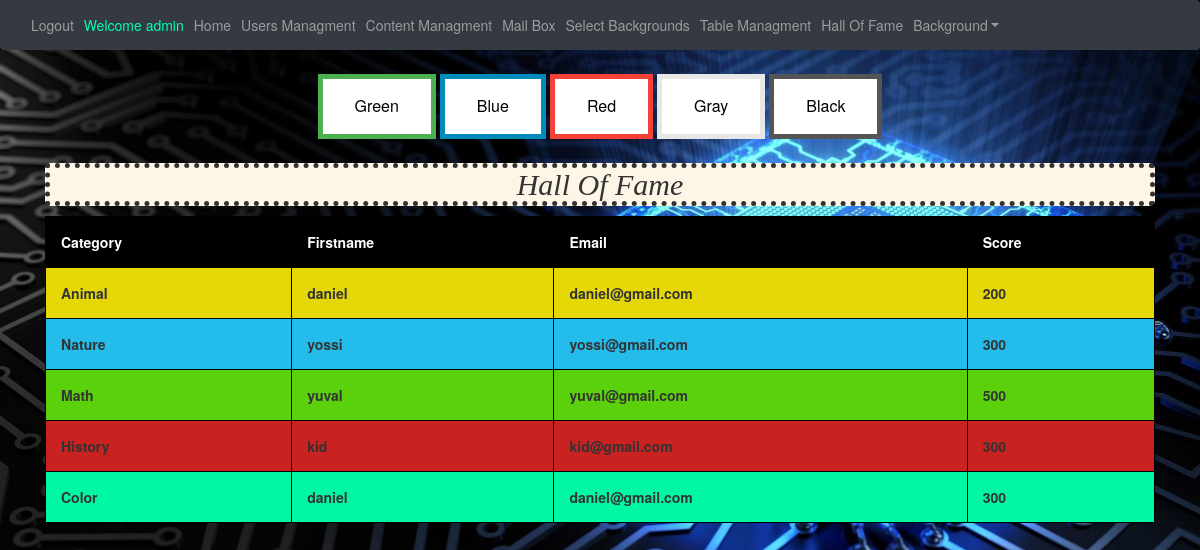
Page /hallOfFame (signed in) on the committed database.
### website/models.py (models this page shows)
class User(db.Model, UserMixin):
    id = db.Column(db.Integer, primary_key=True)
    email = db.Column(db.String(150), unique=True)
    password = db.Column(db.String(150))
    first_name = db.Column(db.String(150))
    auth = db.Column(db.String(50))
    background = db.Column(db.String(100))
    scores = db.relationship('Score')

class Score(db.Model):
    id = db.Column(db.Integer, primary_key=True)
    animal_score=db.Column(db.Integer,default=0)
    nature_score=db.Column(db.Integer,default=0)
    math_score=db.Column(db.Integer,default=0)
    history_score=db.Column(db.Integer,default=0)
    color_score=db.Column(db.Integer,default=0)
    user_id = db.Column(db.Integer, db.ForeignKey('user.id'))

### website/views.py (the view)
@views.route('/hallOfFame', methods=['GET', 'POST'])
@login_required
def hallOfFame():
    back=Background.query.all()
    users=User.query.filter_by(auth="kid").all()
    session["category"] = "Animal"
    animal_cat = "Animal"
    animal_users=SortByScore(users)
    animal_scores=getScores(animal_users)
    session["category"] = "Nature"
    nature_cat = "Nature"
    nature_users=SortByScore(users)
    nature_scores=getScores(nature_users)
    session["category"] = "Math"
    math_cat = "Math"
    math_users=SortByScore(users)
    math_scores=getScores(math_users)
    session["category"] = "History"
    history_cat = "History"
    history_users=SortByScore(users)
    history_scores=getScores(history_users)
    session["category"] = "Color"
    color_cat = "Color"
    color_users=SortByScore(users)
    color_scores=getScores(color_users)
    return render_template("hallOfFame.html",user=current_user, background=back, animal_user=animal_users[0], animal_score=animal_scores[0],
    nature_user=nature_users[0], nature_score=nature_scores[0], math_user=math_users[0], math_score=math_scores[0], history_user=history_users[0], history_score=history_scores[0],
     color_user=color_users[0], color_score=color_scores[0], animal_cat=animal_cat, nature_cat=nature_cat, math_cat=math_cat, history_cat=history_cat,
     color_cat=color_cat)

### website/__init__.py (called while the page is built)
def create_app():
    app = Flask(__name__)
    app.config['SECRET_KEY'] = 'hjshjhdjah kjshkjdhjs'
    app.config['SQLALCHEMY_DATABASE_URI'] = f'sqlite:///{DB_NAME}'
    db.init_app(app)
    from .views import views
    from .auth import auth
    app.register_blueprint(auth, url_prefix='/')
    app.register_blueprint(views, url_prefix='/')
    from .models import User
    create_database(app)
    login_manager = LoginManager()
    login_manager.login_view = 'auth.login'
    login_manager.init_app(app)
    @login_manager.user_loader
    def load_user(id):
        return User.query.get(int(id))
    return app

### website/views.py (called while the page is built)
def getScores(users):
    scores=[]
    if session["category"]=="Animal":
        for i in range(len(users)):
            scores.append(users[i].scores[0].animal_score)
    elif session["category"]=="Nature":
        for i in range(len(users)):
            scores.append(users[i].scores[0].nature_score)
    elif session["category"]=="Math":
        for i in range(len(users)):
            scores.append(users[i].scores[0].math_score)
    elif session["category"]=="History":
        for i in range(len(users)):
            scores.append(users[i].scores[0].history_score)
    elif session["category"]=="Color":
        for i in range(len(users)):
            scores.append(users[i].scores[0].color_score)
    return scores

def SortByScore(users):
    tempusers = []
    for i in range(len(users)):
        tempusers.insert(i,users[i])
    for i in range(len(tempusers)):
        k=i+1
        for j in range(k,len(tempusers)):
            getScoreCategory(us=tempusers[i])
            if getScoreCategory(us=tempusers[i])<getScoreCategory(us=tempusers[j]):
                temp=tempusers[i]
                tempusers[i]=tempusers[j]
                tempusers[j]=temp
    return tempusers

def getScoreCategory(us):
    if session["category"]=="Animal":
        return us.scores[0].animal_score
    elif session["category"]=="Nature":
        return us.scores[0].nature_score
    elif session["category"]=="Math":
        return us.scores[0].math_score
    elif session["category"]=="History":
        return us.scores[0].history_score
    elif session["category"]=="Color":
        return us.scores[0].color_score

### website/templates/hallOfFame.html (shortened to what this page needs)
{% extends "base.html" %} {% block title %}Hall Of Fame{% endblock %} {% block content
    %}
<!DOCTYPE html>
<html lang="en">
<head>
  <link rel="stylesheet" href="https://maxcdn.bootstrapcdn.com/bootstrap/3.4.1/css/bootstrap.min.css">
</head>
<body>
<div class="container">
  <h2 class="d-flex justify-content-center" style="background-color: oldlace;
  font-style: italic; border-style: dotted;
  border-width: thick; border-radius: 5px; font-family: bold;">Hall Of Fame</h2>
  <table id="t01">
    <thead>
      <tr class="success">
        <th>Category</th>
        <th>Firstname</th>
        <th>Email</th>
        <th>Score</th>
      </tr>
    </thead>
    <tbody>
      <tr>
        <td><b>{{animal_cat}}</b></td>
        <td><b>{{animal_user.first_name}}</b></td>
        <td><b>{{animal_user.email}}</b></td>
        <td><b>{{animal_score}}</b></td>
      </tr>
      <tr>
        <td><b>{{nature_cat}}</b></td>
        <td><b>{{nature_user.first_name}}</b></td>
        <td><b>{{nature_user.email}}</b></td>
        <td><b>{{nature_score}}</b></td>
      </tr>
      <tr>
        <td><b>{{math_cat}}</b></td>
        <td><b>{{math_user.first_name}}</b></td>
        <td><b>{{math_user.email}}</b></td>
        <td><b>{{math_score}}</b></td>
      </tr>
      <tr>
        <td><b>{{history_cat}}</b></td>
        <td><b>{{history_user.first_name}}</b></td>
        <td><b>{{history_user.email}}</b></td>
        <td><b>{{history_score}}</b></td>
      </tr>
      <tr>
        <td><b>{{color_cat}}</b></td>
        <td><b>{{color_user.first_name}}</b></td>
        <td><b>{{color_user.email}}</b></td>
        <td><b>{{color_score}}</b></td>
      </tr>
    </tbody>
  </table>
</div>
</body>
</html>
{% endblock %}

### website/templates/base.html (shortened to what this page needs)
<!DOCTYPE html>
<html>
  <head>
    <link
      rel="stylesheet"
      href="https://stackpath.bootstrapcdn.com/bootstrap/4.4.1/css/bootstrap.min.css"
    />
    <link
      rel="stylesheet"
      href="https://stackpath.bootstrapcdn.com/font-awesome/4.7.0/css/font-awesome.min.css"
    />
  </head>
  <body>
    <nav class="navbar navbar-expand-lg navbar-dark bg-dark">
      <div class="collapse navbar-collapse" id="navbar">
        <div class="navbar-nav">
          {% if user.is_authenticated %}
          <a class="nav-item nav-link" onmouseover="logOutSound()" id="logout" href="/logout">Logout</a>
          <a class="nav-item nav-link" style="color: rgb(0, 255, 179);">Welcome {{user.first_name}}</a>
            {% if user.auth=="admin" %}
            <a class="nav-item nav-link" id="managment" href="/adminPage">Home</a>
            <a class="nav-item nav-link" id="managment" href="/userManagment">Users Managment</a>
            <a class="nav-item nav-link" id="managment" href="/contentManagement">Content Managment</a>
            <a class="nav-item nav-link" id="managment" href="/mailBox">Mail Box</a>
            <a class="nav-item nav-link" id="managment" href="/selectBackgrounds">Select Backgrounds</a>
            <a class="nav-item nav-link" id="managment" href="/tableManagment">Table Managment</a>
            <a class="nav-item nav-link" id="managment" href="/hallOfFame">Hall Of Fame</a>
            {% endif %}
          <div class="nav-item dropdown">
            <a class="nav-link dropdown-toggle btnnavbar" href="#" id="navbarDropdownMenuLink" role="button" data-toggle="dropdown" aria-haspopup="true" aria-expanded="false" >Background</a>
          </div>
          {% else %}
          <a class="nav-item nav-link" id="login" href="/">Login</a>
          {% endif %}
        </div>
      </div>
    </nav>
    <div class="d-flex justify-content-center">
      <button class="button button1" onclick="BackGreen()">Green</button>
      <button class="button button2" onclick="BackBlue()">Blue</button>
      <button class="button button3" onclick="BackRed()">Red</button>
      <button class="button button4" onclick="BackGray()">Gray</button>
      <button class="button button5" onclick="BackBlack()">Black</button>
    </div>
    <div class="container-fluid">{% block content %} {% endblock %}</div>
  </body>
</html>

### website/templates/hallOfFame.html (style rules this page uses)
table { width:100%; }
table, th, td { border: 1px solid black; border-collapse: collapse; }
th, td { padding: 15px; text-align: left; }
#t01 tr:nth-child(even) { background-color: #eee; }
#t01 tr:nth-child(odd) { background-color: #fff; }
#t01 tr:nth-child(5) { background-color: rgb(0,248,165); }
#t01 tr:nth-child(4) { background-color: rgb(202,33,33); }
#t01 tr:nth-child(3) { background-color: rgb(91, 209, 12); }
#t01 tr:nth-child(2) { background-color: rgb(35, 188, 235); }
#t01 tr:nth-child(1) { background-color: rgb(230, 215, 7); }
#t01 th { background-color: rgb(0, 0, 0); color: white; }

### rows in the picture
User: first_name "admin"
User: first_name "daniel", email "daniel@gmail.com"
User: first_name "yossi", email "yossi@gmail.com"
Score: nature_score "300"
User: first_name "yuval", email "yuval@gmail.com"
Score: math_score "500"
User: first_name "kid", email "kid@gmail.com"
Score: history_score "300"
Score: color_score "300"

### other values in the picture
{{ animal_cat }} "Animal"
{{ animal_score }} "200"
{{ nature_cat }} "Nature"
{{ math_cat }} "Math"
{{ history_cat }} "History"
{{ color_cat }} "Color"
